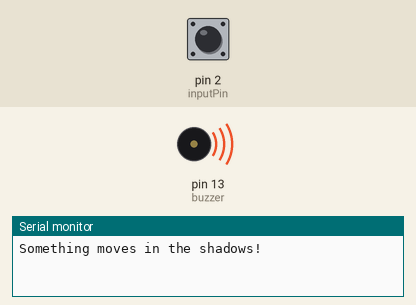
This sketch was run on a simulated Arduino Uno, built with avr-gcc and run on an emulated ATmega328P. Parts: buzzer (waves = sounding, pin HIGH), the last lines printed to the serial monitor. The test bench sets the inputs (shaded band); at power-on: pin 2 (inputPin) HIGH.

Above: at 1.2 s.
1.3 s: pin 2 (inputPin) pulled LOW for 0.15 s
At 1.37 s:
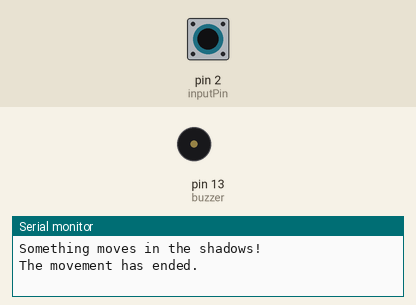
2.9 s: pin 2 (inputPin) pulled LOW for 3.2 s
At 6.6 s:
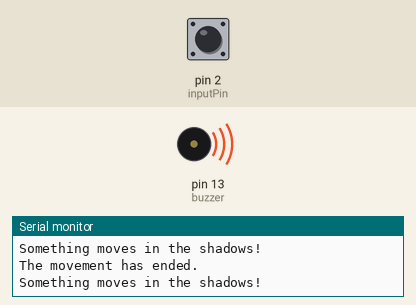
Timing chart, 0 to 8.1 s (numbered marks = the images above; inputs shaded):
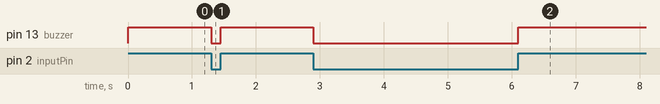

Measured:
- after the input at 1.3 s, pin 13 (buzzer): HIGH → LOW at once, → HIGH 0.15 s later
- after the input at 2.9 s, pin 13 (buzzer): HIGH → LOW at once, → HIGH 3.2 s later

The sketch:

motion_alarm.ino
```cpp
/*
 Beeps a buzzer when motion is detected.
 perfect for jump scares
 this codes repo: https://github.com/afshaan4/other_arduino_projects
*/

int buzzer = 13;                // the pin for the buzzer
int inputPin = 2;               // input pin (for PIR sensor)
int pirState = LOW;             // we start, assuming no motion detected
int val = 0;                    // variable for reading the pin status

void setup() {
  pinMode(buzzer, OUTPUT);      // declare buzzer as output
  pinMode(inputPin, INPUT_PULLUP);     // declare sensor as input, and internally pull it up

  Serial.begin(9600);
}

void loop(){
  val = digitalRead(inputPin);  // read input value
  if (val == HIGH) {           // check if the input is HIGH
    digitalWrite(buzzer, HIGH);  // turn buzzer ON
    if (pirState == LOW) {
      // we only print if there is a change in state
      Serial.println("Something moves in the shadows!");
      pirState = HIGH; // the motion began set pirState high
    }
  } else {
    digitalWrite(buzzer, LOW); // turn the buzzer OFF
    if (pirState == HIGH) {
      // we only want to print if there is a change in state
      Serial.println("The movement has ended.");
      pirState = LOW;  // the motion began set pirState low
    }
  }
}
```
